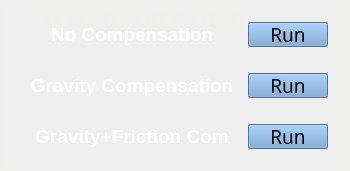
          <widget class="QGroupBox" name="groupBox_145">
           <property name="minimumSize">
            <size>
             <width>0</width>
             <height>0</height>
            </size>
           </property>
           <property name="maximumSize">
            <size>
             <width>350</width>
             <height>16777215</height>
            </size>
           </property>
           <property name="font">
            <font>
             <family>Adobe 黑体 Std R</family>
             <pointsize>18</pointsize>
            </font>
           </property>
           <property name="toolTip">
            <string>&lt;html&gt;&lt;head/&gt;&lt;body&gt;&lt;p&gt;DFVGDF&lt;/p&gt;&lt;/body&gt;&lt;/html&gt;</string>
           </property>
           <property name="styleSheet">
            <string notr="true">   QGroupBox {
	color: rgb(238, 238, 236);
	border-color: rgb(238, 238, 236);
            border-width: 1px;
            border-style: solid;
            margin-top: 2ex;
        }
        QGroupBox::title {
            subcontrol-origin: margin;
            subcontrol-position: top left;
            left: 20px;
            margin-left: 2px;
            padding: 0  0px;
        }</string>
           </property>
           <property name="title">
            <string>2.6 Zero Force Drag</string>
           </property>
           <layout class="QGridLayout" name="gridLayout_31">
            <item row="1" column="0">
             <widget class="QGroupBox" name="groupBox_147">
              <property name="font">
               <font>
                <family>Adobe 黑体 Std R</family>
                <pointsize>14</pointsize>
               </font>
              </property>
              <property name="title">
               <string/>
              </property>
              <layout class="QGridLayout" name="gridLayout_195">
               <item row="0" column="0">
                <layout class="QHBoxLayout" name="horizontalLayout_127">
                 <item>
                  <widget class="QLabel" name="label_259">
                   <property name="minimumSize">
                    <size>
                     <width>220</width>
                     <height>25</height>
                    </size>
                   </property>
                   <property name="maximumSize">
                    <size>
                     <width>220</width>
                     <height>25</height>
                    </size>
                   </property>
                   <property name="styleSheet">
                    <string notr="true">
font: 12pt &quot;Adobe 黑体 Std R&quot;;</string>
                   </property>
                   <property name="text">
                    <string>&lt;html&gt;&lt;head/&gt;&lt;body&gt;&lt;p align=&quot;center&quot;&gt;&lt;span style=&quot; font-size:14pt; font-weight:600; color:#ffffff;&quot;&gt;Gravity Compensation&lt;/span&gt;&lt;/p&gt;&lt;/body&gt;&lt;/html&gt;</string>
                   </property>
                   <property name="alignment">
                    <set>Qt::AlignLeading|Qt::AlignLeft|Qt::AlignVCenter</set>
                   </property>
                   <property name="wordWrap">
                    <bool>false</bool>
                   </property>
                   <property name="margin">
                    <number>0</number>
                   </property>
                   <property name="indent">
                    <number>-2</number>
                   </property>
                   <property name="openExternalLinks">
                    <bool>false</bool>
                   </property>
                  </widget>
                 </item>
                 <item>
                  <widget class="QPushButton" name="motorcontrol6_33">
                   <property name="sizePolicy">
                    <sizepolicy hsizetype="Minimum" vsizetype="Fixed">
                     <horstretch>130</horstretch>
                     <verstretch>35</verstretch>
                    </sizepolicy>
                   </property>
                   <property name="minimumSize">
                    <size>
                     <width>80</width>
                     <height>25</height>
                    </size>
                   </property>
                   <property name="maximumSize">
                    <size>
                     <width>80</width>
                     <height>25</height>
                    </size>
                   </property>
                   <property name="font">
                    <font>
                     <family>Adobe 黑体 Std R</family>
                     <pointsize>14</pointsize>
                     <weight>50</weight>
                     <italic>false</italic>
                     <bold>false</bold>
                    </font>
                   </property>
                   <property name="focusPolicy">
                    <enum>Qt::NoFocus</enum>
                   </property>
                   <property name="styleSheet">
                    <string notr="true">background-color: rgb(114, 159, 207);</string>
                   </property>
                   <property name="text">
                    <string>Run</string>
                   </property>
                  </widget>
                 </item>
                </layout>
               </item>
              </layout>
             </widget>
            </item>
            <item row="0" column="0">
             <widget class="QGroupBox" name="groupBox_146">
              <property name="font">
               <font>
                <family>Adobe 黑体 Std R</family>
                <pointsize>14</pointsize>
               </font>
              </property>
              <property name="title">
               <string/>
              </property>
              <layout class="QGridLayout" name="gridLayout_194">
               <item row="0" column="0">
                <layout class="QHBoxLayout" name="horizontalLayout_126">
                 <item>
                  <widget class="QLabel" name="label_258">
                   <property name="minimumSize">
                    <size>
                     <width>220</width>
                     <height>25</height>
                    </size>
                   </property>
                   <property name="maximumSize">
                    <size>
                     <width>220</width>
                     <height>25</height>
                    </size>
                   </property>
                   <property name="styleSheet">
                    <string notr="true">
font: 12pt &quot;Adobe 黑体 Std R&quot;;</string>
                   </property>
                   <property name="text">
                    <string>&lt;html&gt;&lt;head/&gt;&lt;body&gt;&lt;p align=&quot;center&quot;&gt;&lt;span style=&quot; font-size:14pt; font-weight:600; color:#ffffff;&quot;&gt;No Compensation&lt;/span&gt;&lt;/p&gt;&lt;/body&gt;&lt;/html&gt;</string>
                   </property>
                   <property name="alignment">
                    <set>Qt::AlignLeading|Qt::AlignLeft|Qt::AlignVCenter</set>
                   </property>
                   <property name="wordWrap">
                    <bool>false</bool>
                   </property>
                   <property name="margin">
                    <number>0</number>
                   </property>
                   <property name="indent">
                    <number>-2</number>
                   </property>
                   <property name="openExternalLinks">
                    <bool>false</bool>
                   </property>
                  </widget>
                 </item>
                 <item>
                  <widget class="QPushButton" name="motorcontrol6_32">
                   <property name="sizePolicy">
                    <sizepolicy hsizetype="Minimum" vsizetype="Fixed">
                     <horstretch>130</horstretch>
                     <verstretch>35</verstretch>
                    </sizepolicy>
                   </property>
                   <property name="minimumSize">
                    <size>
                     <width>80</width>
                     <height>25</height>
                    </size>
                   </property>
                   <property name="maximumSize">
                    <size>
                     <width>80</width>
                     <height>25</height>
                    </size>
                   </property>
                   <property name="font">
                    <font>
                     <family>Adobe 黑体 Std R</family>
                     <pointsize>14</pointsize>
                     <weight>50</weight>
                     <italic>false</italic>
                     <bold>false</bold>
                    </font>
                   </property>
                   <property name="focusPolicy">
                    <enum>Qt::NoFocus</enum>
                   </property>
                   <property name="styleSheet">
                    <string notr="true">background-color: rgb(114, 159, 207);</string>
                   </property>
                   <property name="text">
                    <string>Run</string>
                   </property>
                  </widget>
                 </item>
                </layout>
               </item>
              </layout>
             </widget>
            </item>
            <item row="2" column="0">
             <widget class="QGroupBox" name="groupBox_148">
              <property name="font">
               <font>
                <family>Adobe 黑体 Std R</family>
                <pointsize>14</pointsize>
               </font>
              </property>
              <property name="title">
               <string/>
              </property>
              <layout class="QGridLayout" name="gridLayout_196">
               <item row="0" column="0">
                <layout class="QHBoxLayout" name="horizontalLayout_128">
                 <item>
                  <widget class="QLabel" name="label_260">
                   <property name="minimumSize">
                    <size>
                     <width>220</width>
                     <height>25</height>
                    </size>
                   </property>
                   <property name="maximumSize">
                    <size>
                     <width>220</width>
                     <height>25</height>
                    </size>
                   </property>
                   <property name="styleSheet">
                    <string notr="true">
font: 12pt &quot;Adobe 黑体 Std R&quot;;</string>
                   </property>
                   <property name="text">
                    <string>&lt;html&gt;&lt;head/&gt;&lt;body&gt;&lt;p align=&quot;center&quot;&gt;&lt;span style=&quot; font-size:14pt; font-weight:600; color:#ffffff;&quot;&gt;Gravity+Friction Com&lt;/span&gt;&lt;/p&gt;&lt;/body&gt;&lt;/html&gt;</string>
                   </property>
                   <property name="alignment">
                    <set>Qt::AlignLeading|Qt::AlignLeft|Qt::AlignVCenter</set>
                   </property>
                   <property name="wordWrap">
                    <bool>false</bool>
                   </property>
                   <property name="margin">
                    <number>0</number>
                   </property>
                   <property name="indent">
                    <number>-2</number>
                   </property>
                   <property name="openExternalLinks">
                    <bool>false</bool>
                   </property>
                  </widget>
                 </item>
                 <item>
                  <widget class="QPushButton" name="motorcontrol6_34">
                   <property name="sizePolicy">
                    <sizepolicy hsizetype="Minimum" vsizetype="Fixed">
                     <horstretch>130</horstretch>
                     <verstretch>35</verstretch>
                    </sizepolicy>
                   </property>
                   <property name="minimumSize">
                    <size>
                     <width>80</width>
                     <height>25</height>
                    </size>
                   </property>
                   <property name="maximumSize">
                    <size>
                     <width>80</width>
                     <height>25</height>
                    </size>
                   </property>
                   <property name="font">
                    <font>
                     <family>Adobe 黑体 Std R</family>
                     <pointsize>14</pointsize>
                     <weight>50</weight>
                     <italic>false</italic>
                     <bold>false</bold>
                    </font>
                   </property>
                   <property name="focusPolicy">
                    <enum>Qt::NoFocus</enum>
                   </property>
                   <property name="styleSheet">
                    <string notr="true">background-color: rgb(114, 159, 207);</string>
                   </property>
                   <property name="text">
                    <string>Run</string>
                   </property>
                  </widget>
                 </item>
                </layout>
               </item>
              </layout>
             </widget>
            </item>
           </layout>
          </widget>
